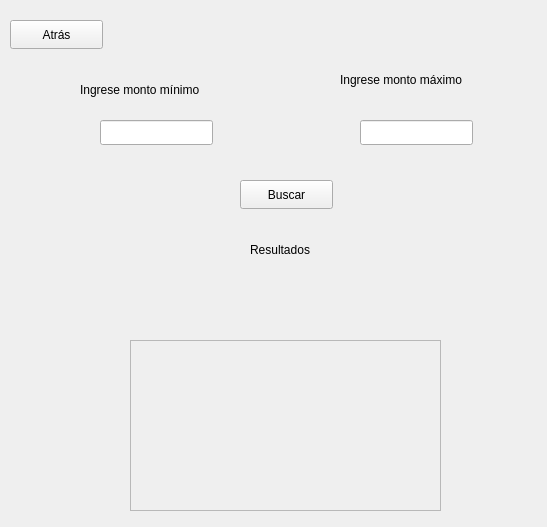
<?xml version="1.0" encoding="UTF-8"?>
<ui version="4.0">
 <class>busquedaRangoMonto</class>
 <widget class="QWidget" name="busquedaRangoMonto">
  <property name="geometry">
   <rect>
    <x>0</x>
    <y>0</y>
    <width>547</width>
    <height>527</height>
   </rect>
  </property>
  <property name="windowTitle">
   <string>Form</string>
  </property>
  <widget class="QLabel" name="label">
   <property name="geometry">
    <rect>
     <x>80</x>
     <y>80</y>
     <width>161</width>
     <height>20</height>
    </rect>
   </property>
   <property name="text">
    <string>Ingrese monto mínimo</string>
   </property>
  </widget>
  <widget class="QLabel" name="label_2">
   <property name="geometry">
    <rect>
     <x>340</x>
     <y>70</y>
     <width>161</width>
     <height>20</height>
    </rect>
   </property>
   <property name="text">
    <string>Ingrese monto máximo</string>
   </property>
  </widget>
  <widget class="QLineEdit" name="min">
   <property name="geometry">
    <rect>
     <x>100</x>
     <y>120</y>
     <width>113</width>
     <height>25</height>
    </rect>
   </property>
  </widget>
  <widget class="QLineEdit" name="max">
   <property name="geometry">
    <rect>
     <x>360</x>
     <y>120</y>
     <width>113</width>
     <height>25</height>
    </rect>
   </property>
  </widget>
  <widget class="QPushButton" name="btn_atras">
   <property name="geometry">
    <rect>
     <x>10</x>
     <y>20</y>
     <width>93</width>
     <height>29</height>
    </rect>
   </property>
   <property name="text">
    <string>Atrás</string>
   </property>
  </widget>
  <widget class="QLabel" name="label_3">
   <property name="geometry">
    <rect>
     <x>250</x>
     <y>240</y>
     <width>91</width>
     <height>20</height>
    </rect>
   </property>
   <property name="text">
    <string>Resultados</string>
   </property>
  </widget>
  <widget class="QScrollArea" name="scrollArea">
   <property name="geometry">
    <rect>
     <x>130</x>
     <y>340</y>
     <width>311</width>
     <height>171</height>
    </rect>
   </property>
   <property name="widgetResizable">
    <bool>true</bool>
   </property>
   <widget class="QWidget" name="scrollAreaWidgetContents">
    <property name="geometry">
     <rect>
      <x>0</x>
      <y>0</y>
      <width>309</width>
      <height>169</height>
     </rect>
    </property>
   </widget>
  </widget>
  <widget class="QPushButton" name="btn_buscar">
   <property name="geometry">
    <rect>
     <x>240</x>
     <y>180</y>
     <width>93</width>
     <height>29</height>
    </rect>
   </property>
   <property name="text">
    <string>Buscar</string>
   </property>
  </widget>
  <widget class="QLabel" name="resultados">
   <property name="geometry">
    <rect>
     <x>120</x>
     <y>280</y>
     <width>341</width>
     <height>51</height>
    </rect>
   </property>
   <property name="text">
    <string/>
   </property>
  </widget>
 </widget>
 <resources/>
 <connections/>
</ui>
